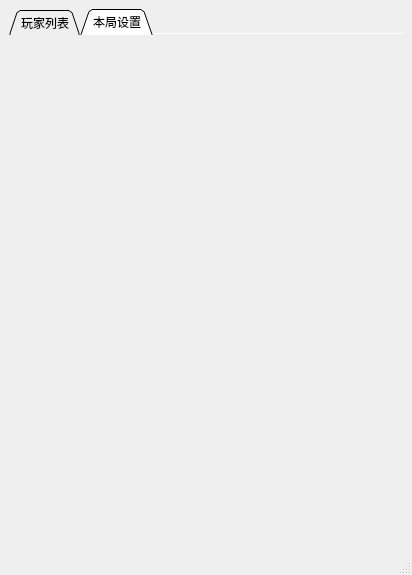
<?xml version="1.0" encoding="UTF-8"?>
<ui version="4.0">
 <class>createRoom</class>
 <widget class="QMainWindow" name="createRoom">
  <property name="geometry">
   <rect>
    <x>0</x>
    <y>0</y>
    <width>412</width>
    <height>575</height>
   </rect>
  </property>
  <property name="windowTitle">
   <string>MainWindow</string>
  </property>
  <widget class="QWidget" name="centralwidget">
   <layout class="QVBoxLayout" name="verticalLayout">
    <item>
     <widget class="QTabWidget" name="tabWidget">
      <property name="enabled">
       <bool>true</bool>
      </property>
      <property name="tabPosition">
       <enum>QTabWidget::North</enum>
      </property>
      <property name="tabShape">
       <enum>QTabWidget::Triangular</enum>
      </property>
      <property name="currentIndex">
       <number>1</number>
      </property>
      <property name="iconSize">
       <size>
        <width>16</width>
        <height>16</height>
       </size>
      </property>
      <property name="elideMode">
       <enum>Qt::ElideMiddle</enum>
      </property>
      <property name="usesScrollButtons">
       <bool>true</bool>
      </property>
      <property name="documentMode">
       <bool>true</bool>
      </property>
      <property name="tabsClosable">
       <bool>false</bool>
      </property>
      <property name="movable">
       <bool>false</bool>
      </property>
      <property name="tabBarAutoHide">
       <bool>false</bool>
      </property>
      <widget class="QWidget" name="tab">
       <attribute name="title">
        <string>玩家列表</string>
       </attribute>
      </widget>
      <widget class="QWidget" name="tab2">
       <attribute name="title">
        <string>本局设置</string>
       </attribute>
       <layout class="QVBoxLayout" name="verticalLayout_2">
        <item>
         <layout class="QVBoxLayout" name="verticalLayout_3"/>
        </item>
       </layout>
      </widget>
     </widget>
    </item>
   </layout>
  </widget>
  <widget class="QMenuBar" name="menubar">
   <property name="geometry">
    <rect>
     <x>0</x>
     <y>0</y>
     <width>412</width>
     <height>21</height>
    </rect>
   </property>
  </widget>
  <widget class="QStatusBar" name="statusbar"/>
 </widget>
 <resources/>
 <connections/>
</ui>
